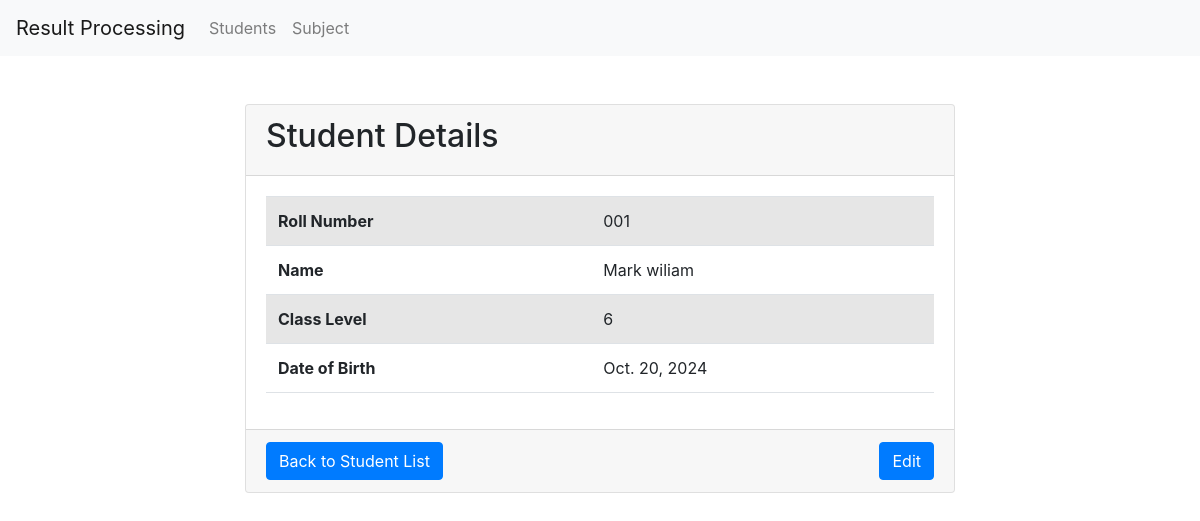
Screenshot of /results/v1/students/1/details/ with the database file from the repository.
### results/models.py (models this page shows, shortened)
class Student(models.Model):
    roll_number = models.CharField(max_length=20, unique=True)
    name = models.CharField(max_length=100)
    class_level = models.CharField(max_length=20)
    date_of_birth = models.DateField()

### results/views.py (the view)
class StudentDetailsView(DetailView):
    model = Student
    template_name = "students/student_details.html"
    context_object_name = "student"
    def get_object(self):
        return self.model.objects.get(pk=self.kwargs['pk'])

### results/templates/students/student_details.html (shortened to what this page needs)
{% extends 'base.html' %}
{% block content %}
<div class="container mt-5">
    <div class="row">
        <div class="col-md-8 offset-md-2">
            <div class="card">
                <div class="card-header">
                    <h2>Student Details</h2>
                </div>
                <div class="card-body">
                    <table class="table table-striped">
                        <tbody>
                            <tr>
                                <th scope="row">Roll Number</th>
                                <td>{{ student.roll_number }}</td>
                            </tr>
                            <tr>
                                <th scope="row">Name</th>
                                <td>{{ student.name }}</td>
                            </tr>
                            <tr>
                                <th scope="row">Class Level</th>
                                <td>{{ student.class_level }}</td>
                            </tr>
                            <tr>
                                <th scope="row">Date of Birth</th>
                                <td>{{ student.date_of_birth }}</td>
                            </tr>
                        </tbody>
                    </table>
                </div>
                <div class="card-footer d-flex justify-content-between align-items-center">
                    <a href="{% url 'student-list' %}" class="btn btn-primary">Back to Student List</a>
                    <a href="{% url 'student_update' student.id %}" class="btn btn-primary">Edit</a>
                </div>
            </div>
        </div>
    </div>
</div>
{% endblock %}

### rows the page displays
Student: roll_number "001", name "Mark wiliam", class_level "6", date_of_birth "Oct. 20, 2024"
